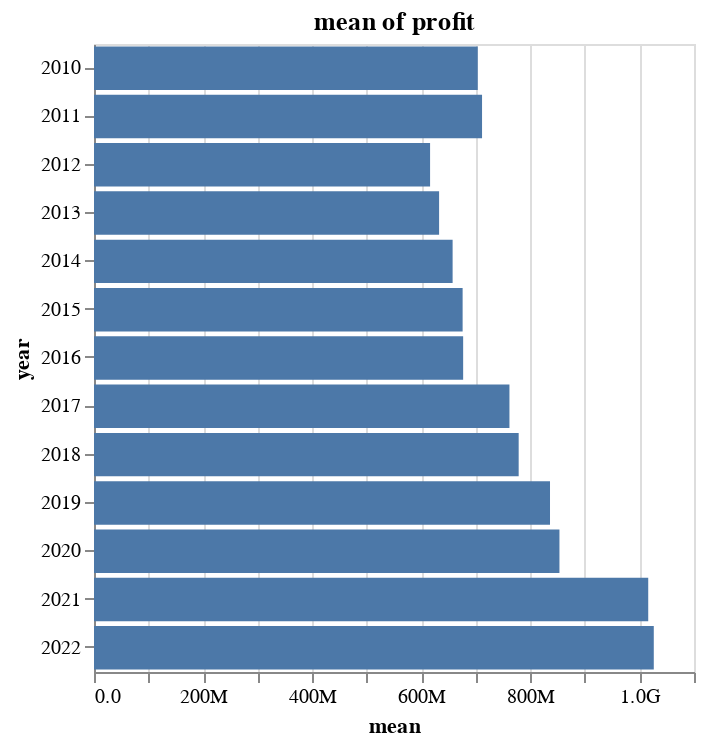

Notebook code for this chart:
### Markdown cell above
- 最近一年是利润增长最少的一年。

### Code cell
profit.data_overall()['quant_byear']['mean']

### Figure 1 — Vega-Lite specification as saved in the notebook (floating-point values rounded to 4 significant figures)
{"config": {"view": {"continuousWidth": 300, "continuousHeight": 300}}, "data": {"name": "data-426118e41c6e67ceb65f0774f6a7f8b4"}, "mark": {"type": "bar"}, "encoding": {"tooltip": [{"field": "year", "type": "nominal"}, {"field": "mean", "type": "quantitative"}], "x": {"axis": {"format": ".2s"}, "field": "mean", "type": "quantitative"}, "y": {"field": "year", "type": "ordinal"}}, "height": 314, "title": "mean of profit", "width": "container", "$schema": "https://vega.github.io/schema/vega-lite/v5.8.0.json", "datasets": {"data-426118e41c6e67ceb65f0774f6a7f8b4": [{"year": "2010", "mean": 703600000.0}, {"year": "2011", "mean": 711400000.0}, {"year": "2012", "mean": 616100000.0}, {"year": "2013", "mean": 632700000.0}, {"year": "2014", "mean": 657500000.0}, {"year": "2015", "mean": 675800000.0}, {"year": "2016", "mean": 676800000.0}, {"year": "2017", "mean": 761600000.0}, {"year": "2018", "mean": 778600000.0}, {"year": "2019", "mean": 836000000.0}, {"year": "2020", "mean": 853300000.0}, {"year": "2021", "mean": 1016000000.0}, {"year": "2022", "mean": 1026000000.0}]}}
